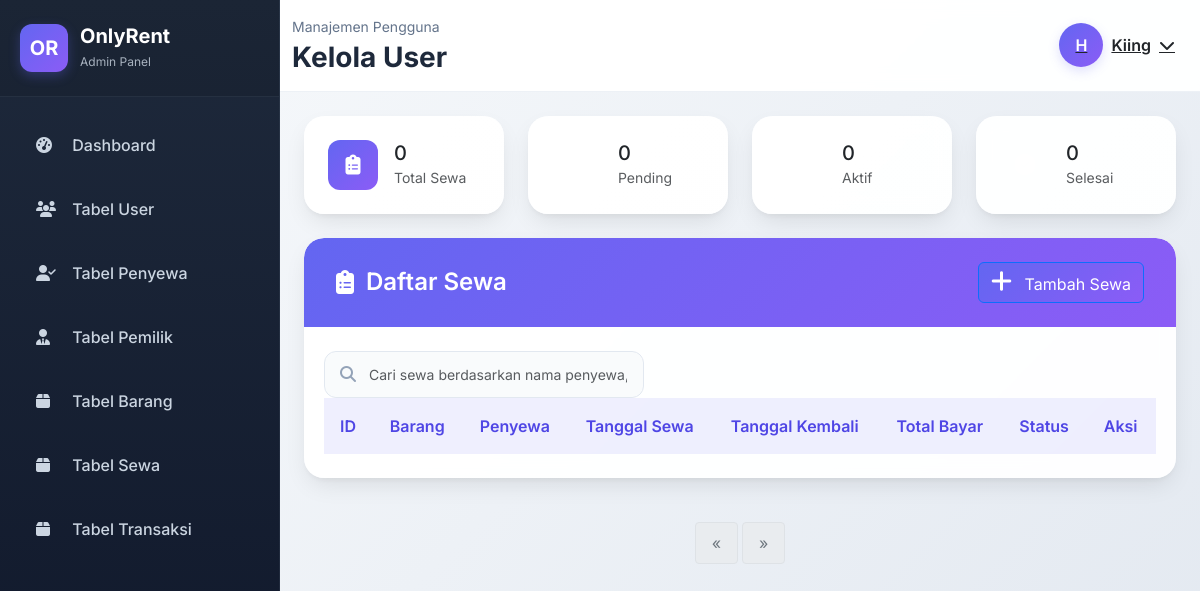
/views/admin/tabel_sewa.php (signed in), run on an earlier commit of the app's database.
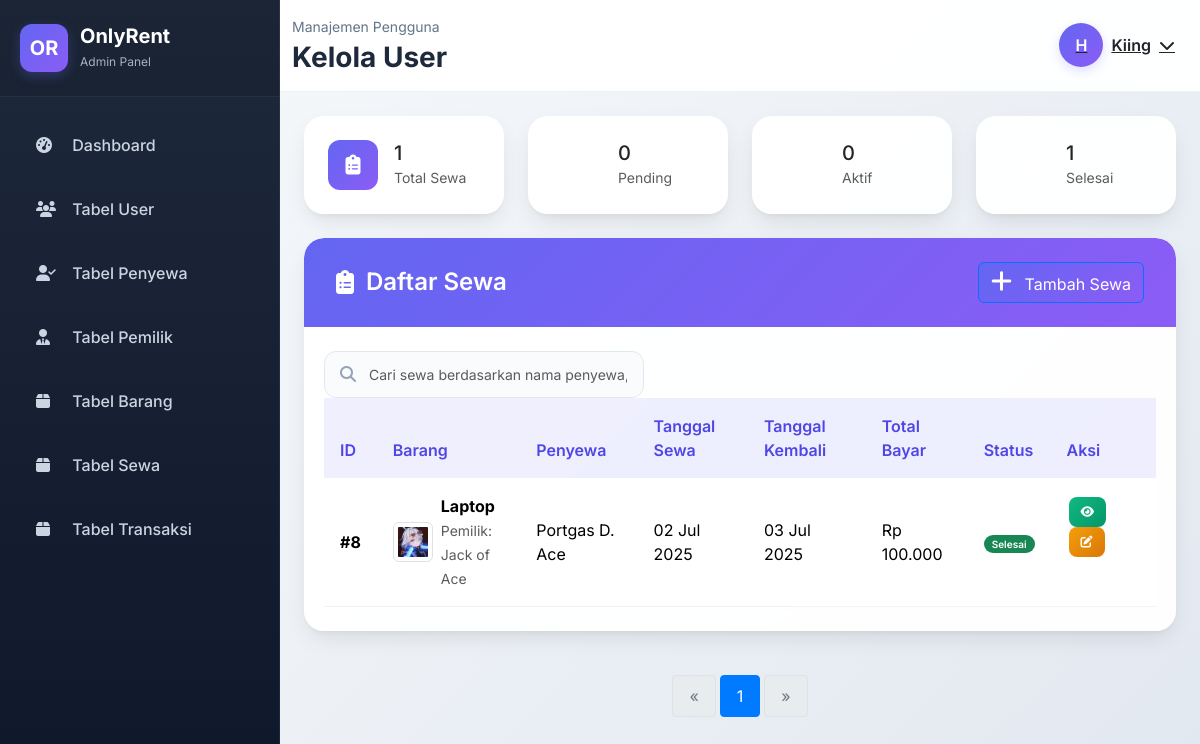
And on a later commit of the database.
### tables this page shows
CREATE TABLE `sewa` (
  `id_sewa` int(11) NOT NULL,
  `id_barang` int(11) NOT NULL,
  `id_penyewa` int(11) NOT NULL,
  `tanggalSewa` datetime NOT NULL,
  `tanggalKembali` datetime NOT NULL,
  `totalBayar` int(12) NOT NULL,
  `status` int(1) NOT NULL,
  `created_at` timestamp NOT NULL DEFAULT current_timestamp(),
  `updated_at` timestamp NOT NULL DEFAULT current_timestamp() ON UPDATE current_timestamp()
);

CREATE TABLE `barang` (
  `id_barang` int(11) NOT NULL,
  `id_pemilik` int(11) NOT NULL,
  `nama_barang` varchar(100) NOT NULL,
  `gambar` longtext NOT NULL CHECK (json_valid(`gambar`)),
  `deskripsi` text NOT NULL,
  `harga_sewa` varchar(10) NOT NULL,
  `status` int(1) NOT NULL
);

CREATE TABLE `pemilik_barang` (
  `id_pemilik` int(11) NOT NULL,
  `nama` varchar(100) NOT NULL,
  `no_telp` varchar(25) NOT NULL,
  `id_pengguna` int(1) NOT NULL
);

CREATE TABLE `penyewa` (
  `id_penyewa` int(11) NOT NULL,
  `nama` varchar(100) NOT NULL,
  `alamat` text NOT NULL,
  `no_telp` varchar(25) NOT NULL,
  `id_pengguna` int(1) NOT NULL
);

### views/admin/tabel_sewa.php (the view, shortened to what the changed rows need)
<?php
    $conn = getDBConnection();
    $sewa = [];
    $total_sewa = 0;
    $completed_count = 0;
    $total_query = "SELECT COUNT(*) as total FROM sewa";
    $total_result = $conn->query($total_query);
    if ($total_result) {
        $total_row = $total_result->fetch_assoc();
        $total_sewa = $total_row['total'];
    }
    $status_query = "SELECT status, COUNT(*) as count FROM sewa GROUP BY status";
    $status_result = $conn->query($status_query);
    if ($status_result) {
        while ($row = $status_result->fetch_assoc()) {
            if ($row['status'] == 0) {
                $pending_count = $row['count'];
            } elseif ($row['status'] == 1) {
                $active_count = $row['count'];
            } elseif ($row['status'] == 2) {
                $completed_count = $row['count'];
            }
        }
    }
    $per_page = 10;
    $total_pages = ceil($total_sewa / $per_page);
    $current_page = isset($_GET['page']) ? max(1, min($total_pages, (int)$_GET['page'])) : 1;
    $offset = ($current_page - 1) * $per_page;
    $query = "SELECT s.*,
                     b.nama_barang,
                     b.gambar as gambar_barang,
                     p.nama as nama_penyewa,
                     pb.nama as nama_pemilik
              FROM sewa s
              JOIN barang b ON s.id_barang = b.id_barang
              JOIN penyewa p ON s.id_penyewa = p.id_penyewa
              JOIN pemilik_barang pb ON b.id_pemilik = pb.id_pemilik
              ORDER BY s.tanggalSewa DESC
              LIMIT $per_page OFFSET $offset";
    $result = $conn->query($query);
    if ($result && $result->num_rows > 0) {
        while ($row = $result->fetch_assoc()) {
            $images = json_decode($row['gambar_barang']);
            $firstImage = '';
            if (json_last_error() === JSON_ERROR_NONE && is_array($images) && count($images) > 0) {
                $firstImage = $images[0];
            } elseif (!empty($row['gambar_barang'])) {
                $firstImage = $row['gambar_barang'];
            }
            $row['first_image'] = $firstImage;
            $sewa[] = $row;
        }
    }
?>
<!DOCTYPE html>
<html lang="id">
<head>
    <link href="https://cdn.jsdelivr.net/npm/bootstrap@5.3.3/dist/css/bootstrap.min.css" rel="stylesheet">
    <link href="https://cdnjs.cloudflare.com/ajax/libs/font-awesome/6.4.0/css/all.min.css" rel="stylesheet">
    <link href="https://cdn.datatables.net/1.13.6/css/dataTables.bootstrap5.min.css" rel="stylesheet">
    <link rel="stylesheet" href="../../assets/css/admin/index.css">
</head>
<body>
    <?php include('nav.php'); ?>
    <div class="main-content">
        <div class="content-wrapper">
            <div class="row mb-4 animate-fade-in">
                <div class="col-md-3">
                    <div class="card stats-card">
                        <div class="card-body d-flex align-items-center">
                            <div>
                                <h5 class="mb-0"><?php echo $total_sewa; ?></h5>
                                <small class="text-muted">Total Sewa</small>
                            </div>
                        </div>
                    </div>
                </div>
                <div class="col-md-3">
                    <div class="card stats-card">
                        <div class="card-body d-flex align-items-center">
                            <div>
                                <h5 class="mb-0"><?php echo $completed_count; ?></h5>
                                <small class="text-muted">Selesai</small>
                            </div>
                        </div>
                    </div>
                </div>
            </div>
            <div class="row animate-fade-in">
                <div class="col-12">
                    <div class="card table-card">
                        <div class="card-body">
                            <div class="table-responsive">
                                <table class="table" id="sewaTable">
                                    <thead>
                                        <tr>
                                            <th>ID</th>
                                            <th>Barang</th>
                                            <th>Penyewa</th>
                                            <th>Tanggal Sewa</th>
                                            <th>Tanggal Kembali</th>
                                            <th>Total Bayar</th>
                                            <th>Status</th>
                                            <th>Aksi</th>
                                        </tr>
                                    </thead>
                                    <tbody>
                                        <?php foreach ($sewa as $item): ?>
                                        <tr>
                                            <td><strong>#<?php echo $item['id_sewa']; ?></strong></td>
                                            <td>
                                                <div class="d-flex align-items-center">
                                                    <?php if (!empty($item['first_image'])): ?>
                                                        <img src="/assets/images/barang/<?php echo htmlspecialchars($item['first_image']); ?>?v=<?php echo time(); ?>"
                                                            alt="Gambar Barang"
                                                            class="img-thumbnail me-2"
                                                            style="width: 40px; height: 40px; object-fit: cover;">
                                                    <?php endif; ?>
                                                    <div>
                                                        <strong><?php echo htmlspecialchars($item['nama_barang']); ?></strong><br>
                                                        <small class="text-muted">Pemilik: <?php echo htmlspecialchars($item['nama_pemilik']); ?></small>
                                                    </div>
                                                </div>
                                            </td>
                                            <td><?php echo htmlspecialchars($item['nama_penyewa']); ?></td>
                                            <td><?php echo date('d M Y', strtotime($item['tanggalSewa'])); ?></td>
                                            <td><?php echo date('d M Y', strtotime($item['tanggalKembali'])); ?></td>
                                            <td>Rp <?php echo number_format($item['totalBayar'], 0, ',', '.'); ?></td>
                                            <td>
                                                <?php if ($item['status'] == 0): ?>
                                                    <span class="badge bg-warning">Pending</span>
                                                <?php elseif ($item['status'] == 1): ?>
                                                    <span class="badge bg-primary">Sewa</span>
                                                <?php else: ?>
                                                    <span class="badge bg-success">Selesai</span>
                                                <?php endif; ?>
                                            </td>
                                            <td>
                                                <button class="btn btn-action btn-view" title="Lihat Detail" onclick="viewSewa(<?php echo $item['id_sewa']; ?>)">
                                                    <i class="fas fa-eye"></i>
                                                </button>
                                                <a href="edit_sewa.php?id=<?php echo $item['id_sewa']; ?>" class="btn btn-action btn-edit" title="Edit Sewa">
                                                    <i class="fas fa-edit"></i>
                                                </a>
                                                <button class="btn btn-action btn-status" title="Ubah Status" onclick="changeStatus(<?php echo $item['id_sewa']; ?>, <?php echo $item['status']; ?>)">
                                                    <i class="fas fa-sync-alt"></i>
                                                </button>
                                            </td>
                                        </tr>
                                        <?php endforeach; ?>
                                    </tbody>
                                </table>
                            </div>
                        </div>
                    </div>
                </div>
            </div>
            <div class="row mt-4">
                <div class="col-12">
                    <nav aria-label="Page navigation">
                        <ul class="pagination justify-content-center">
                            <?php
                            $start_page = max(1, $current_page - 2);
                            $end_page = min($total_pages, $current_page + 2);
                            for ($i = $start_page; $i <= $end_page; $i++): ?>
                                <li class="page-item <?php echo ($i == $current_page) ? 'active' : ''; ?>">
                                    <a class="page-link" href="?page=<?php echo $i; ?>"><?php echo $i; ?></a>
                                </li>
                            <?php endfor;
                            ?>
                        </ul>
                    </nav>
                </div>
            </div>
        </div>
    </div>
</body>
</html>

What changed in the data, as far as the page shows it:
added sewa: id_sewa "8", id_barang.nama_barang "Laptop", pemilik_barang.nama "Jack of Ace", id_penyewa.nama "Portgas D. Ace", tanggalSewa "02 Jul 2025", tanggalKembali "03 Jul 2025", totalBayar "100.000", status "Selesai"
Also different on the page:
$total_sewa: "0" → "1"
$completed_count: "0" → "1"
new list line: "1"
